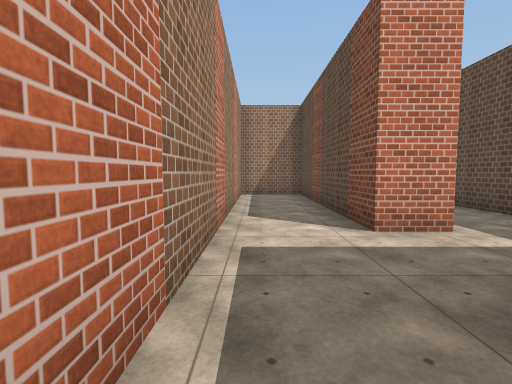
[1] (above)

16 first-person views from a walk through a Unity game level. The camera is 1.5 m above the floor, tilts 4° down and sees 85° across. The floor is counted in squares, 2 m on a side. Each view is taken from the middle of a square. On the plan, view 1 faces up. The plan holds only what a view shows up to about 10 squares ahead; the rest is blank. The player is left out. Surface patterns are stand-ins for the level's own textures.

[2]
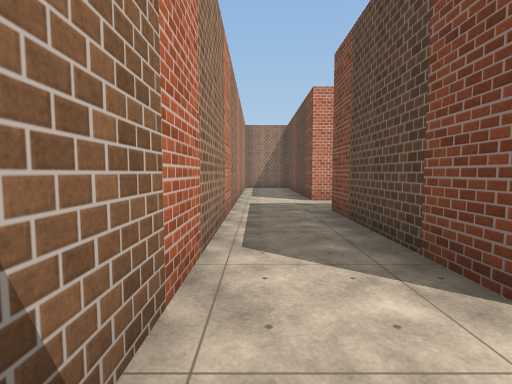

[3]
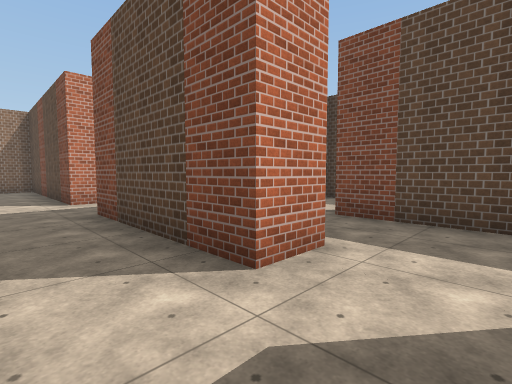

[4]
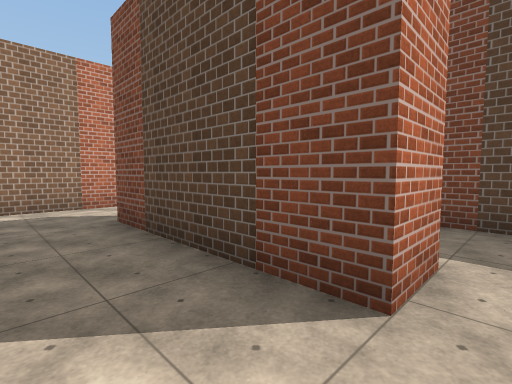

[5]
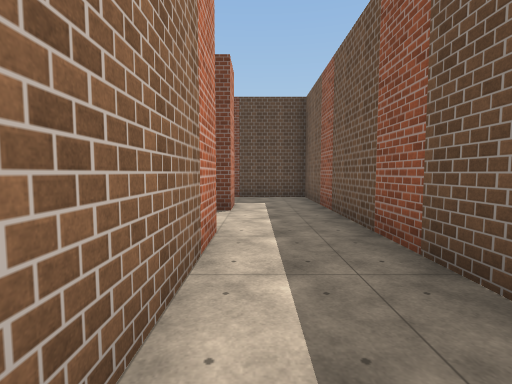

[6]
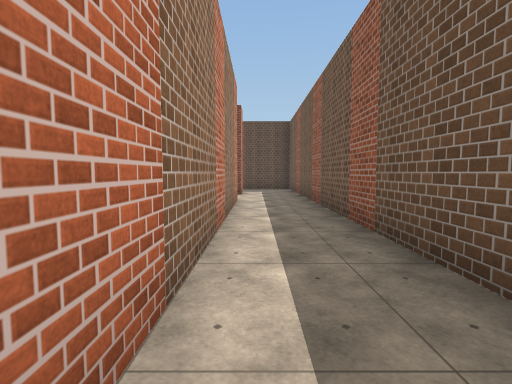

[7]
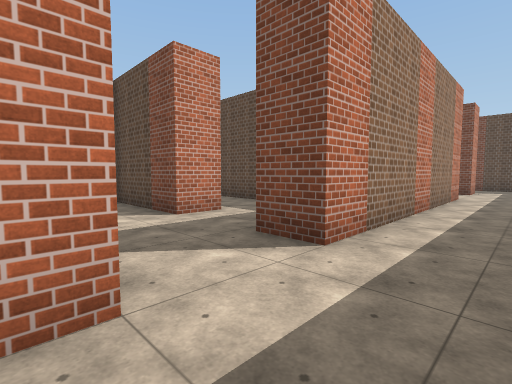

[8]
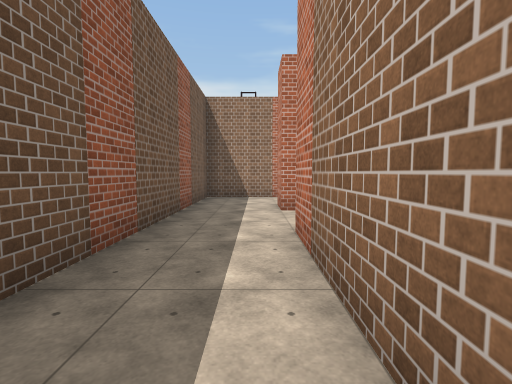

[9]
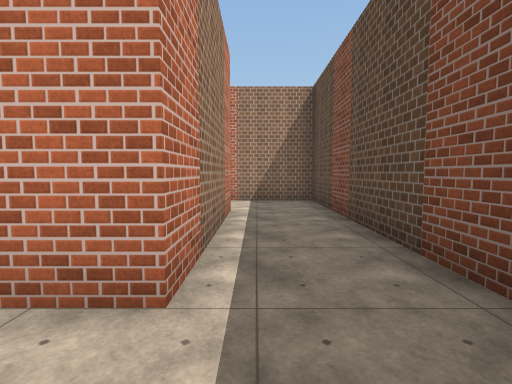

[10]
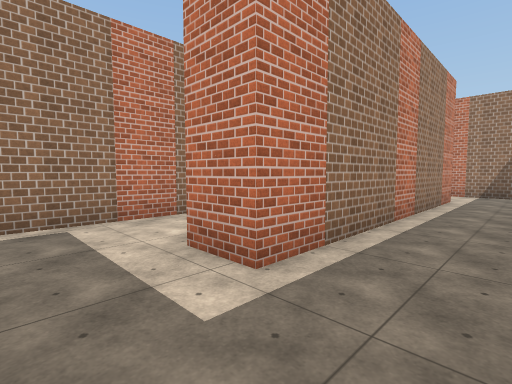

[11]
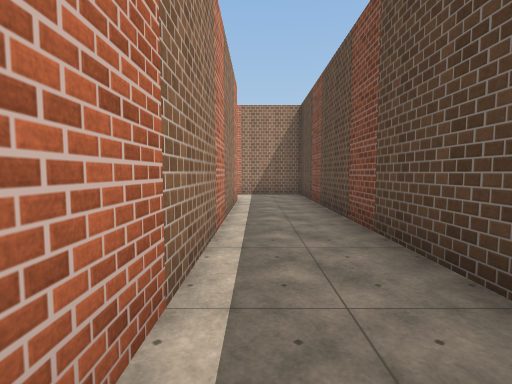

[12]
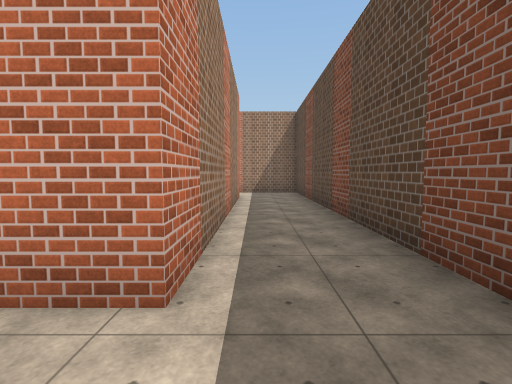

[13]
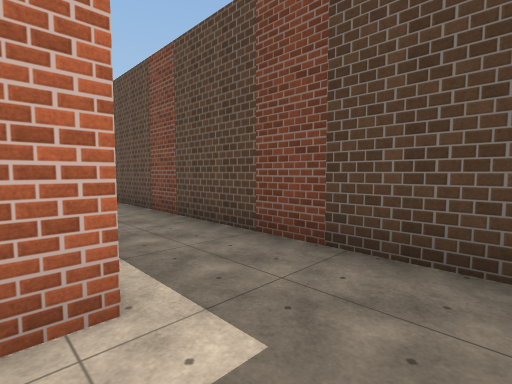

[14]
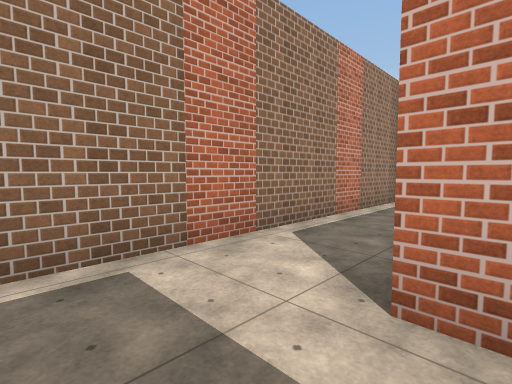

[15]
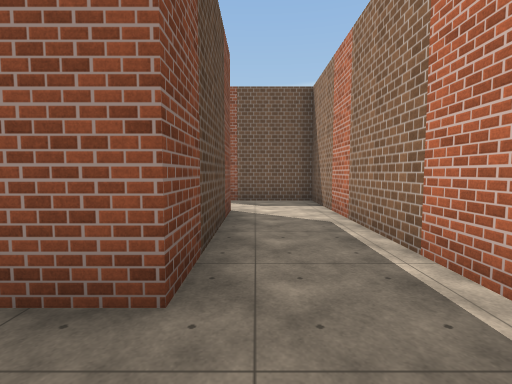

[16]
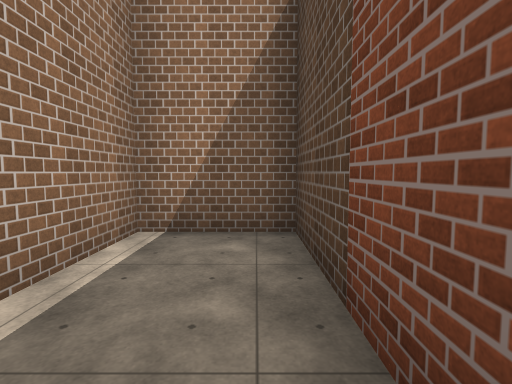

### Floor plan
Ten units are one square. View 1 is at (0, 0); x grows to the right and y downward. Boxes are objects, and circles mark ways between rooms. Rooms are numbered by the first view taken in them; rooms with no view inside come last. Other rooms are left out.
<svg viewBox="-100 -130 180 210">
<path fill="none" stroke="#000" d="M15 -35 15 -95 -5 -95 -5 45 18 45M26 25 15 25 15 -15M25 55 -45 55M-65 75 45 75M-64 55 -74 55M-95 52 -95 75 -65 75M55 15 55 55 45 55M45 75 75 75 75 -5 56 -5M25 -105 25 -35 15 -35M45 -20 45 -125 21 -125M15 -15 25 -15M45 25 45 15M56 -5 32 -5M45 55 45 25"/>
<circle cx="20" cy="-25" r="3" fill="#2a7"/>
<circle cx="20" cy="35" r="3" fill="#2a7"/>
<circle cx="-70" cy="65" r="3" fill="#2a7"/>
<circle cx="50" cy="65" r="3" fill="#2a7"/>
<circle cx="35" cy="50" r="3" fill="#2a7"/>
<circle cx="50" cy="5" r="3" fill="#2a7"/>
<circle cx="35" cy="20" r="3" fill="#2a7"/>
<text x="10" y="-20">1</text>
<text x="-10" y="60">2</text>
<text x="-80" y="60">3</text>
<text x="60" y="40">4</text>
<text x="30" y="-70">5</text>
<text x="40" y="10">6</text>
<text x="30" y="40">7</text>
</svg>
Room 1 opens to room 5. Room 1 opens to room 7. Room 2 opens to room 3. Room 2 opens to room 4. Room 2 opens to room 7. Room 4 opens to room 6. Room 6 opens to room 7.

Where each view was taken, in squares from view 1:
view 1: 0 up, 0 right, facing up
view 2: 4 down, 0 right, facing up
view 3: 4 down, 0 right, facing up-right
view 4: 6 down, 3 right, facing up-right
view 5: 6 down, 1 left, facing right
view 6: 6 down, 5 left, facing right
view 7: 7 down, 7 left, facing up-right
view 8: 6 down, 1 left, facing left
view 9: 7 down, 6 right, facing up
view 10: 2 up, 4 right, facing up-left
view 11: 3 up, 3 right, facing up
view 12: 2 up, 3 right, facing up
view 13: 2 up, 2 right, facing up-right
view 14: 2 up, 2 right, facing up-left
view 15: 3 up, 1 right, facing down
view 16: 6 up, 1 right, facing up
